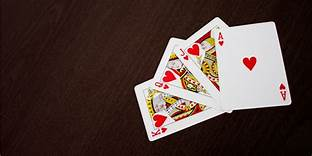
#> input picture photos/cards.jpg, 312 x 156 px, found by its file name
$ python warpperspective.py
#> lines starting #> are read from the running program, lines starting #| are printed output that depends on the picture
import cv2 as cv
import numpy as np
img =cv.imread("photos\cards.jpg")
#> img is the input picture: shape (156, 312, 3); mean B, G, R 57.5, 62, 80.1
print(img.shape)
#| (156, 312, 3)
hieght,width=350,250
pts1=np.float32([[215,29],[270,23],[224,107],[288,100]])
pts2=np.float32([[0,0],[width,0],[0,hieght],[width,hieght]])
matrix=cv.getPerspectiveTransform(pts1,pts2)
img2=cv.warpPerspective(img,matrix,(width,hieght))
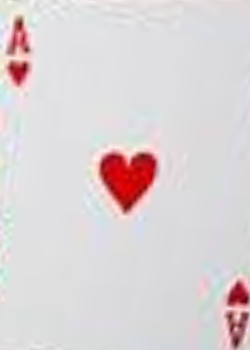
#> img2: shape (350, 250, 3); mean B, G, R 213.7, 212, 219.8
cv.imshow("img",img2)
cv.waitKey(0)

$ run again, with photos/yazeed.jpg copied over photos/cards.jpg
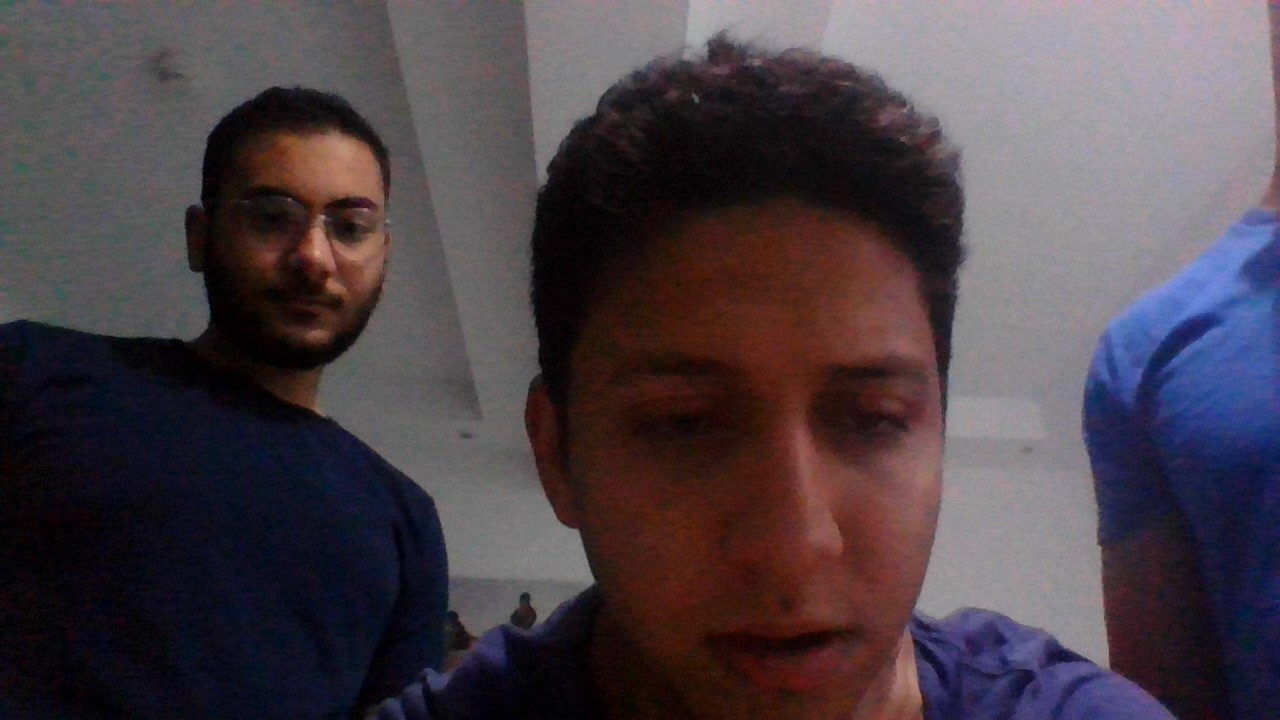
#> input picture photos/yazeed.jpg, 1280 x 720 px, found by its file name
#> img is the input picture: shape (720, 1280, 3); mean B, G, R 71.7, 64.9, 74.8
#| (720, 1280, 3)
#> `img2=cv.warpPerspective(img,matrix,(width,hieght))`:
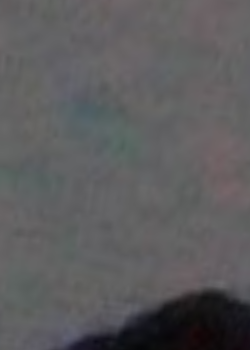
#> img2: shape (350, 250, 3); mean B, G, R 93, 91.5, 92.2
